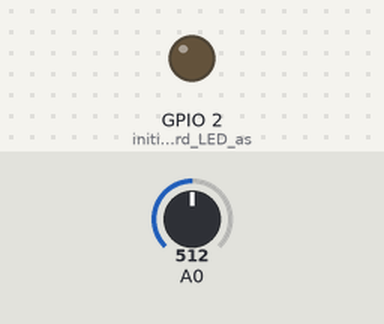
Recording of a sketch running on a simulated ESP8266 (Wemos D1 mini). Shown: output pins drawn as LEDs (lit = HIGH). Inputs (shaded band) come from the test bench; at power-on: A0 = 512. WiFi joins after 1.5 s; servers stay silent unless stated; what the sketch prints to the serial monitor is not drawn.

Above: at 1.56 s.
At 9.5 s:
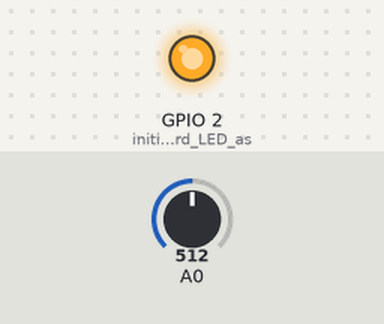
Timing chart, 0 to 22.2 s (numbered marks = the images above):
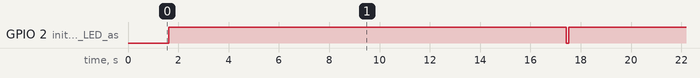

Measured:
- by itself, GPIO 2 (initialize_onboard_LED_as): alternates HIGH for 15.8 s and LOW for 0.10 s

The sketch:

WEMOS_AnalogrRead_ThinkSpeak_Etu.ino
```cpp
#include <ESP8266WiFi.h>
//#include <SimpleDHT.h>
/*
  ReadAnalogVoltage and send Voltage to ThingSpeak Cloud
  Controller WEMOS D1 mini
  The ESP8266EX(Which IC D1 board used)  integrates a generic purpose 10-bit analog ADC. The ADC range is from 0V to 1.0V
  And on the  board, we use following circuit:

  -----A0
  |
 220K
  |--- ADC
 100K
  |
 GND

so,the input voltage(A0) can be 3.2V, and the A0=3.2*ADC

 */

// replace with your channel’s thingspeak API key and your SSID and password
String apiKey = "Votre API KEY";
const char* ssid = "Reine"; //ssid name
const char* password = "1234567890";//ssid password
const char* server = "api.thingspeak.com";

WiFiClient client;

void setup() {
    // initialize serial communication at 115200 bits per second:
  Serial.begin(115200);

  pinMode(BUILTIN_LED, OUTPUT);  // initialize onboard LED as output
  delay(10);

  WiFi.begin(ssid, password);

  Serial.println();
  Serial.println();
  Serial.print("Connecting to ");
  Serial.println(ssid);

  WiFi.begin(ssid, password);

  while (WiFi.status() != WL_CONNECTED)
  {
    delay(500);
    Serial.print(".");
  }
  Serial.println("");
  Serial.println("WiFi connected");

}

void loop() {

   // read the input on analog pin 0:
  int sensorValue = analogRead(A0);
  // Convert the analog reading (which goes from 0 - 1023) to a voltage (0 - 3.2V):
  float voltage = sensorValue * (3.29 / 1023.0);
  // print out the value you read:
  Serial.println(voltage);

  digitalWrite(BUILTIN_LED, LOW);  // turn on LED with voltage HIGH
  delay(100);                      // wait one second
  digitalWrite(BUILTIN_LED, HIGH);   // turn off LED with voltage LOW
  delay(100);                      // wait one second

  if (client.connect(server,80)) {
  String postStr = apiKey;
  postStr +="&field1=";
  postStr += String(voltage);
  postStr += "\r\n\r\n";

  client.print("POST /update HTTP/1.1\n");
  client.print("Host: api.thingspeak.com\n");
  client.print("Connection: close\n");
  client.print("X-THINGSPEAKAPIKEY: "+apiKey+"\n");
  client.print("Content-Type: application/x-www-form-urlencoded\n");
  client.print("Content-Length: ");
  client.print(postStr.length());
  client.print("\n\n");
  client.print(postStr);

  Serial.println("Sending data to Thingspeak");
  }
  delay(500);  //Important pour transmettre Avant fermeture
  client.stop();

  Serial.println("Waiting 15 secs");
  // thingspeak needs at least a 15 sec delay between updates
  // 15 seconds to be safe
  delay(15000);
}
```
